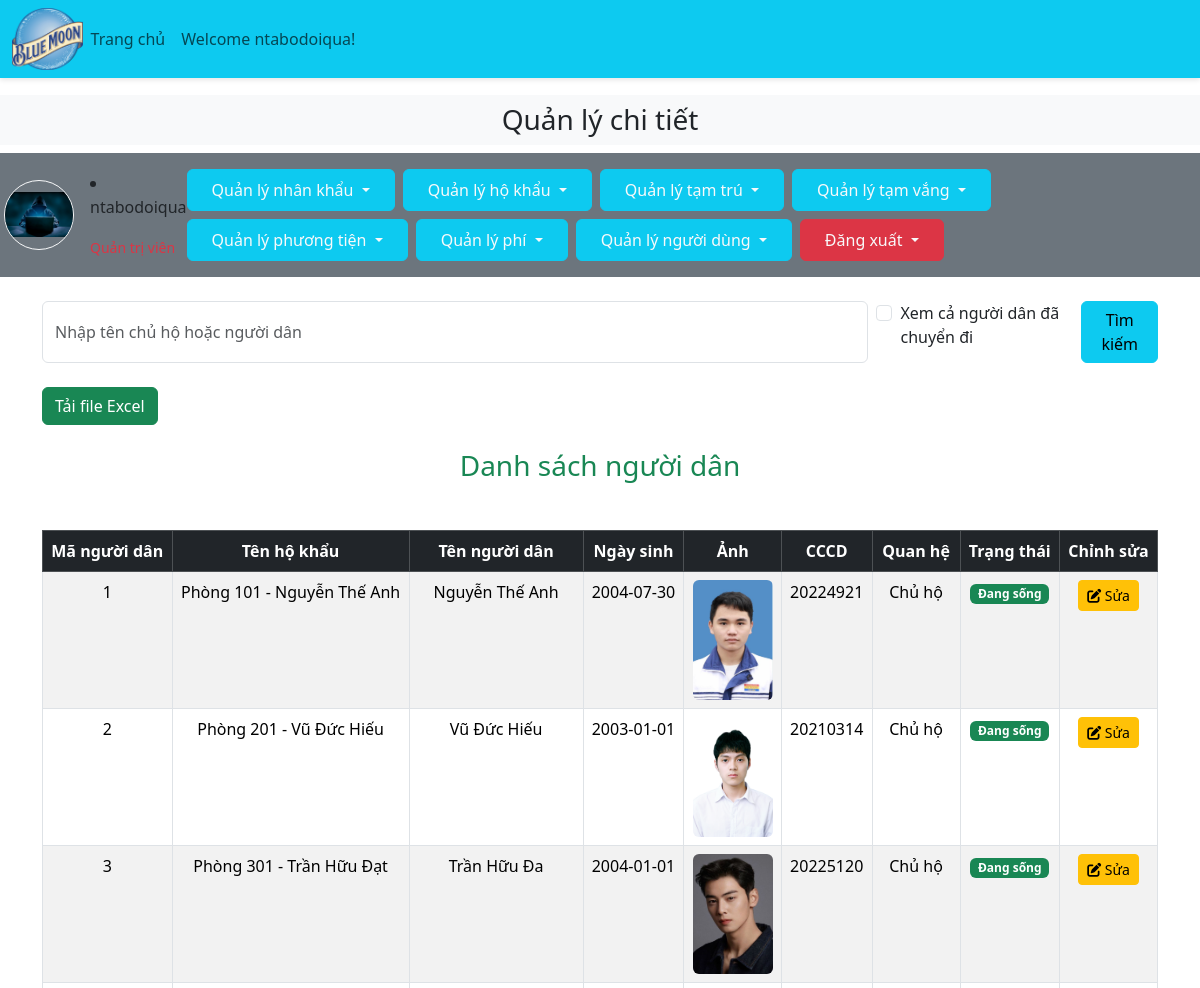
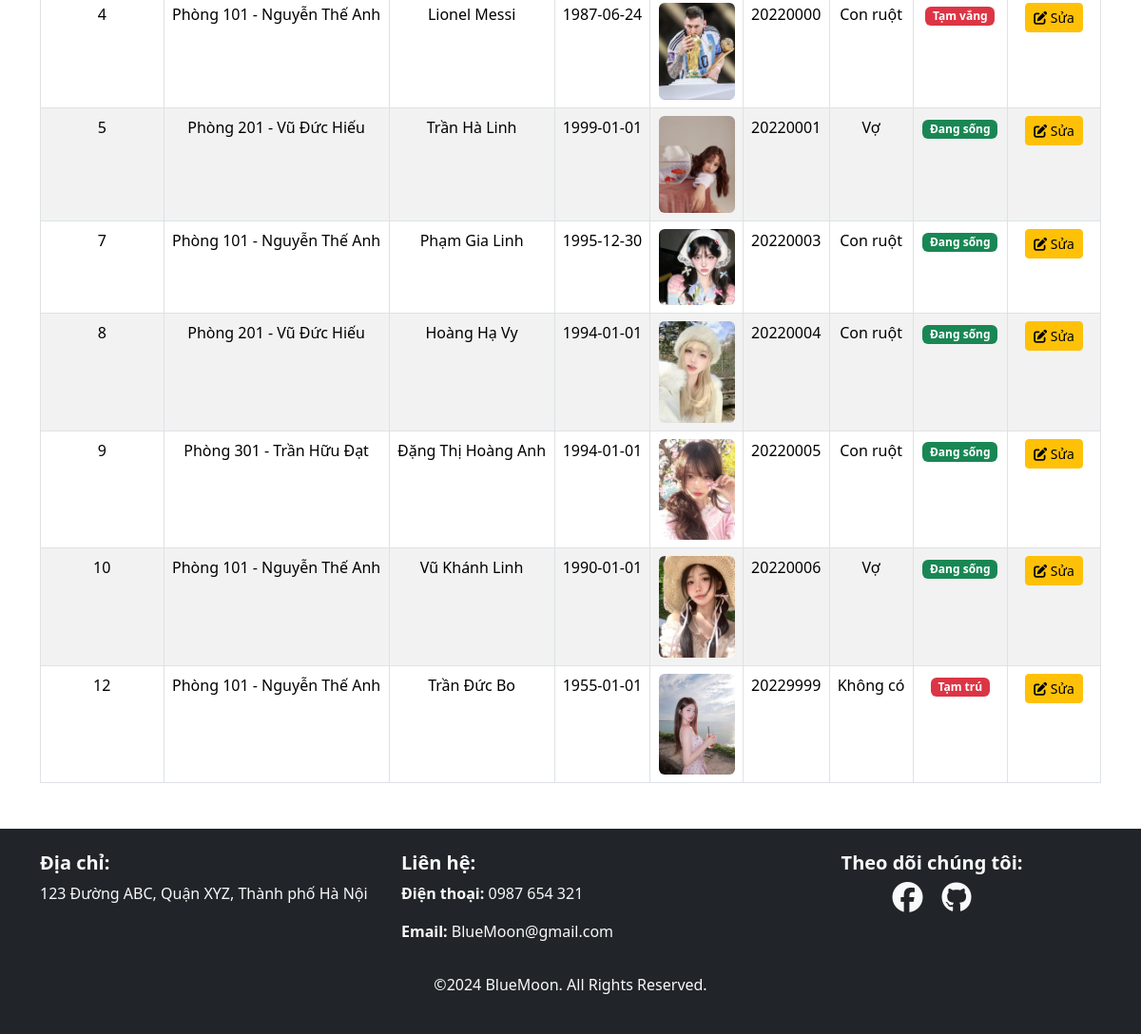
The page /admin_area/index.php?view_people (signed in) on the database its author committed (2 pictures, top to bottom).
### tables this page shows
CREATE TABLE `residents` (
  `resident_id` int(11) NOT NULL,
  `resident_name` varchar(50) NOT NULL,
  `resident_phone` varchar(20) NOT NULL,
  `resident_email` varchar(100) NOT NULL,
  `apartment_id` int(11) NOT NULL,
  `resident_image` varchar(255) NOT NULL,
  `resident_status` varchar(50) NOT NULL,
  `resident_ngayden` date DEFAULT NULL,
  `resident_ngaydi` date DEFAULT NULL,
  `resident_dob` date NOT NULL,
  `resident_relation_owner` varchar(50) NOT NULL
);

CREATE TABLE `apartments` (
  `apartment_id` int(11) NOT NULL,
  `apartment_name` varchar(50) NOT NULL,
  `apartment_num` int(11) NOT NULL,
  `apartment_area` int(11) NOT NULL,
  `owner_id` int(11) NOT NULL,
  `curr_living` int(11) NOT NULL,
  `is_left` tinyint(1) NOT NULL,
  `apartment_type` varchar(50) NOT NULL,
  `apartment_ngaylap` date DEFAULT NULL,
  `apartment_ngayroi` date DEFAULT NULL
);

### admin_area/view_people.php (the view)
<?php
$include_left = isset($_GET['include_left']);
$search_data = isset($_GET['search_data']) ? mysqli_real_escape_string($con, trim($_GET['search_data'])) : '';
$search_query = "
    SELECT r.*, a.apartment_name
    FROM residents r
    JOIN apartments a ON r.apartment_id = a.apartment_id
    WHERE (r.resident_id LIKE '%$search_data%'
    OR r.resident_name LIKE '%$search_data%'
    OR a.apartment_name LIKE '%$search_data%')
";
if (!$include_left) {
    $search_query .= " AND r.resident_status IN ('Đang sống', 'Tạm trú', 'Tạm vắng')";
}
$result = mysqli_query($con, $search_query);
?>
<a href="export_people.php" class="btn btn-success">Tải file Excel</a>
<h3 class="text-center text-success my-4">Danh sách người dân</h3>
<table class="table table-bordered table-hover table-striped mt-5">
    <thead class="table-dark">
        <tr class="text-center">
            <th>Mã người dân</th>
            <th>Tên hộ khẩu</th>
            <th>Tên người dân</th>
            <th>Ngày sinh</th>
            <th>Ảnh</th>
            <th>CCCD</th>
            <th>Quan hệ</th>
            <th>Trạng thái</th>
            <th>Chỉnh sửa</th>
        </tr>
    </thead>
    <tbody class="bg-secondary text-light">
        <?php
        if (mysqli_num_rows($result) > 0) {
            while ($row = mysqli_fetch_assoc($result)) {
                echo "<tr class='text-center'>
                    <td>{$row['resident_id']}</td>
                    <td>{$row['apartment_name']}</td>
                    <td>{$row['resident_name']}</td>
                    <td>{$row['resident_dob']}</td>
                    <td><img src='./people_images/{$row['resident_image']}' class='product_img rounded' alt='Ảnh người dân' style='width: 80px; height: auto;'></td>
                    <td>{$row['resident_phone']}</td>
                    <td>{$row['resident_relation_owner']}</td>
                    <td><span class='badge ".($row['resident_status'] === 'Đang sống' ? 'bg-success' : 'bg-danger')."'>{$row['resident_status']}</span></td>
                    <td><a href='index.php?edit_resident={$row['resident_id']}' class='btn btn-sm btn-warning'><i class='fa-solid fa-pen-to-square'></i> Sửa</a></td>
                </tr>";
            }
        } else {
            echo "<tr><td colspan='9' class='text-center text-warning'>Không có dữ liệu!</td></tr>";
        }
        ?>
    </tbody>
</table>

### style.css (style rules this page uses)
* { margin:0; padding:0; box-sizing: border-box; }
.product_img { width:100px; object-fit: contain; }
body { padding-top: 95px; }

### rows shown on the page
residents: resident_id "1", apartment.apartment_name "Phòng 101 - Nguyễn Thế Anh", resident_name "Nguyễn Thế Anh", resident_dob "2004-07-30", resident_image (picture), resident_phone "20224921", resident_relation_owner "Chủ hộ", resident_status "Đang sống"
residents: resident_id "2", apartment.apartment_name "Phòng 201 - Vũ Đức Hiếu", resident_name "Vũ Đức Hiếu", resident_dob "2003-01-01", resident_image (picture), resident_phone "20210314", resident_relation_owner "Chủ hộ", resident_status "Đang sống"
residents: resident_id "3", apartment.apartment_name "Phòng 301 - Trần Hữu Đạt", resident_name "Trần Hữu Đa", resident_dob "2004-01-01", resident_image (picture), resident_phone "20225120", resident_relation_owner "Chủ hộ", resident_status "Đang sống"
residents: resident_id "4", apartment.apartment_name "Phòng 101 - Nguyễn Thế Anh", resident_name "Lionel Messi", resident_dob "1987-06-24", resident_image (picture), resident_phone "20220000", resident_relation_owner "Con ruột", resident_status "Tạm vắng"
residents: resident_id "5", apartment.apartment_name "Phòng 201 - Vũ Đức Hiếu", resident_name "Trần Hà Linh", resident_dob "1999-01-01", resident_image (picture), resident_phone "20220001", resident_relation_owner "Vợ", resident_status "Đang sống"
residents: resident_id "7", apartment.apartment_name "Phòng 101 - Nguyễn Thế Anh", resident_name "Phạm Gia Linh", resident_dob "1995-12-30", resident_image (picture), resident_phone "20220003", resident_relation_owner "Con ruột", resident_status "Đang sống"
residents: resident_id "8", apartment.apartment_name "Phòng 201 - Vũ Đức Hiếu", resident_name "Hoàng Hạ Vy", resident_dob "1994-01-01", resident_image (picture), resident_phone "20220004", resident_relation_owner "Con ruột", resident_status "Đang sống"
residents: resident_id "9", apartment.apartment_name "Phòng 301 - Trần Hữu Đạt", resident_name "Đặng Thị Hoàng Anh", resident_dob "1994-01-01", resident_image (picture), resident_phone "20220005", resident_relation_owner "Con ruột", resident_status "Đang sống"
residents: resident_id "10", apartment.apartment_name "Phòng 101 - Nguyễn Thế Anh", resident_name "Vũ Khánh Linh", resident_dob "1990-01-01", resident_image (picture), resident_phone "20220006", resident_relation_owner "Vợ", resident_status "Đang sống"
residents: resident_id "12", apartment.apartment_name "Phòng 101 - Nguyễn Thế Anh", resident_name "Trần Đức Bo", resident_dob "1955-01-01", resident_image (picture), resident_phone "20229999", resident_relation_owner "Không có", resident_status "Tạm trú"

### other values the page prints
$_SESSION['username'] "ntabodoiqua"
